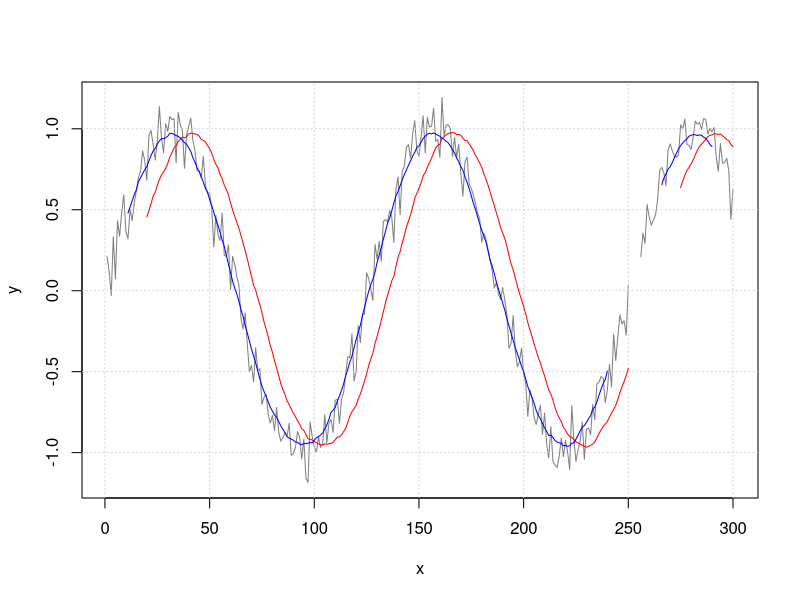
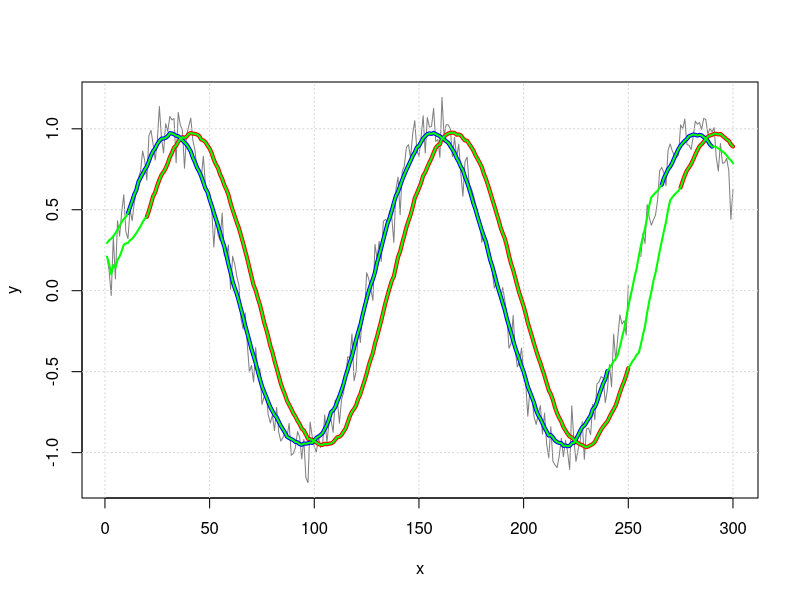

Here is the R script that generated these plots, in order: (Note: this script raises an error after producing the figures.)
## ---- chunk 1
knitr::opts_chunk$set(
  collapse = TRUE,
  comment = "#>"
)
## ---- chunk 2
# 生成一个随机向量
v <- sample(101:110)

# 排序
sort(v)

# 反向排序
sort(v, decreasing=TRUE)
## ---- chunk 3
# 生成一个列表
df <- data.frame (id=1:4,
            weight=c(20,27,24,22),
            size=c("small", "large", "medium", "large"))
df

library(plyr)

# 按照 "weight" 列排序，以下结果相同。
arrange(df, weight)       # 使用 plyr 包里的 arrange 函数
df[order(df$weight), ]    # 使用 R 内置函数

# 以 size 为第一关键词, weight 为第二关键词排序
arrange(df, size, weight)         # 使用 plyr 包里的 arrange 函数
df[order(df$size, df$weight), ]   # 使用 R 内置函数

# 所有列从左到右依次排序
df[do.call(order, as.list(df)), ] 
# 在这个特殊的例子中，顺序将保持不变
## ---- chunk 4
# 反向排序 weight 列，下面方法有相同结果：
arrange(df, -weight)                      # 使用 plyr 包里的 arrange 函数
df[order(df$weight, decreasing=TRUE), ]   # 使用 R 内置函数
df[order(-df$weight), ]                   # 使用 R 内置函数

# 升序排列 size ,然后降序排列 weight
arrange(df, size, -weight)         # 使用 plyr 包里的 arrange 函数
df[order(df$size, -df$weight), ]   # 使用 R 内置函数

# 升序排列 size,然后降序排列 weight
# 因子需要 xtfrm()
arrange(df, -xtfrm(size), weight)         # 使用 plyr 包里的 arrange 函数
df[order(-xtfrm(df$size), df$weight), ]   # 使用 R 内置函数
## ---- chunk 5
# 创建一个向量
v <- 11:20

# 随机化向量的顺序
v <- sample(v)

# 创建一个列表
data <- data.frame(label=letters[1:5], number=11:15)
data

# 随机化列表的顺序
data <- data[sample(1:nrow(data)), ]
data
## ---- chunk 6
n <- 10:14
n
## ---- chunk 7
# 数值型转换字符串
c <- as.character(n)
c
# 数值型转换因子型
f <- factor(n)
f
## ---- chunk 8
# 数值
as.numeric(c)

# 字符串转换为因子
factor(c)
## ---- chunk 9
# 因子转换为字符串
as.character(f)
## ---- chunk 10
as.numeric(f)

# 另一种方式得到数字的编码，如果这是你想要的:
unclass(f)
## ---- chunk 11
# 因子转换为数值型
as.numeric(as.character(f))
## ---- chunk 12
# 生成一个向量
set.seed(158)
x <- round(rnorm(20, 10, 5))
x

# 对于每一个元素：它是否重复（第一个值不算）
duplicated(x)

# 重复条目的值
# 注意“6”出现了三次，所以它有两个
x[duplicated(x)]

# 重复的条目无需重复出现
unique(x[duplicated(x)])

# 移除重复数据，下面两种方法效果一样:
unique(x)
x[!duplicated(x)]
## ---- chunk 13
# 一个样本列表:
df <- read.table(header=TRUE, text='
 label value
     A     4
     B     3
     C     6
     B     3
     B     1
     A     2
     A     4
     A     4
')


# 每一行是否有重复？
duplicated(df)

# 显示重复的条目
df[duplicated(df),]

# 显示没有重复的条目 (行名可能不同，但值相同)
unique(df[duplicated(df),])

# 移除重复的数据，下面两种方法效果一样:
unique(df)
df[!duplicated(df),]
## ---- chunk 14
df <- data.frame( a=c(TRUE,TRUE,TRUE,FALSE,FALSE,FALSE,NA,NA,NA),
                  b=c(TRUE,FALSE,NA,TRUE,FALSE,NA,TRUE,FALSE,NA))
df
## ---- chunk 15
df$a == df$b

# 同样的比较，但是可以生成列表的另一列：
data.frame(df, isSame = (df$a==df$b))
## ---- chunk 16
# 这个函数将会返回 TRUE，当两个元素相同（包括两个 NA），其他情况返回 FALSE
compareNA <- function(v1,v2) {
    same <- (v1 == v2) | (is.na(v1) & is.na(v2))
    same[is.na(same)] <- FALSE
    return(same)
}
## ---- chunk 17
compareNA(df$a, df$b)

# 同样的比较，生成另一列
data.frame(df, isSame = compareNA(df$a,df$b))
## ---- chunk 18
# 创建一个含因子的列表
df1 <- data.frame(a = factor(c('x','x','x','y','y','y', NA, NA, NA)),
                  b = factor(c('x','y', NA,'x','y', NA,'x','y', NA)))

# 比较
data.frame(df1, isSame = compareNA(df1$a, df1$b))


# 也能用于因子，即使因子的水平处于不同的次序
df1$b <- factor(df1$b, levels=c('y','x'))
data.frame(df1, isSame = compareNA(df1$a, df1$b))
## ---- chunk 19
data <- read.table(header=T, text='
 subject sex control cond1 cond2
       1   M     7.9  12.3  10.7
       2   F     6.3  10.6  11.1
       3   F     9.5  13.1  13.8
       4   M    11.5  13.4  12.9
')
## ---- chunk 20
library(plyr)

# 下面两行是等价的:
data$scode <- revalue(data$sex, c("M"="1", "F"="2"))
data$scode <- mapvalues(data$sex, from = c("M", "F"), to = c("1", "2"))
data

# data$sex是一个因子，因此data$scode也是因子
## ---- chunk 21
data$scode[data$sex=="M"] <- "1"
data$scode[data$sex=="F"] <- "2"

# 把列转换为因子
data$scode <- factor(data$scode)
data
## ---- chunk 22
oldvalues <- c("M", "F")
newvalues <- factor(c("g1","g2"))  # 转换为因子

data$scode <- newvalues[ match(data$sex, oldvalues) ]
data
## ---- chunk 23
data$category[data$control< 7] <- "low"
data$category[data$control>=7] <- "high"

# 把列转换为因子
data$category <- factor(data$category)
data
## ---- chunk 24
data$category <- cut(data$control,
                     breaks=c(-Inf, 7, 9, Inf),
                     labels=c("low","medium","high"))
data
## ---- chunk 25
data$total <- data$control + data$cond1 + data$cond2
data
## ---- chunk 26
# 创建一些样本数据
str <- c("alpha", "beta", "gamma")
num <- c(1, 2, 3)
## ---- chunk 27
library(plyr)
revalue(str, c("beta"="two", "gamma"="three"))

mapvalues(str, from = c("beta", "gamma"), to = c("two", "three"))


# 对于数值型向量，revalue() 没作用，由于它使用一个命名了的向量，向量名一般是字符串而不是数值，但 mapvalues()仍然有作用
mapvalues(num, from = c(2, 3), to = c(5, 6))
## ---- chunk 28
# 把"beta" 替换为 "two"
str[str=="beta"] <- "two"
str

num[num==2] <- 5
num
## ---- chunk 29
str <- c("alpha", "beta", "gamma")

sub("^alpha$", "one", str)

# 把所有列的 "a" 替代为 "X"
gsub("a", "X", str)

# gsub() 替代所有匹配的元素
# sub() 只替代每一个元素首先匹配到的内容
## ---- chunk 30
# 处理一个因子的样例
x <- factor(c("alpha","beta","gamma","alpha","beta"))
x

levels(x)
## ---- chunk 31
library(plyr)
revalue(x, c("beta"="two", "gamma"="three"))

mapvalues(x, from = c("beta", "gamma"), to = c("two", "three"))
## ---- chunk 32
# 通过名字重命名: change "beta" to "two"
levels(x)[levels(x)=="beta"] <- "two"


# 你也可以通过位置重命名，但这种做法比较危险（会因数据变化造成不可控结果），不值得推荐

# 通过因子列表索引重命名: change third item, "gamma", to "three".
levels(x)[3] <- "three"
x

# 重命名所有的因子水平
levels(x) <- c("one","two","three")
x
## ---- chunk 33
# 用名字重命名所有因子
x <- factor(c("alpha","beta","gamma","alpha","beta"))
levels(x) <- list(A="alpha", B="beta", C="gamma")
x
## ---- chunk 34
# 一个样例
x <- factor(c("alpha","beta","gamma","alpha","beta"))
x

levels(x) <- sub("^alpha$", "one", levels(x))
x


# 将所有的 "a" 替换为 "X"
levels(x) <- gsub("a", "X", levels(x))
x

# gsub() 替代所有匹配的元素
# sub() 只替代每一个元素首先匹配到的内容
## ---- chunk 35
# 创建额外的因子水平 (gamma)
x <- factor(c("alpha","beta","alpha"), levels=c("alpha","beta","gamma"))
x

# 移除额外的因子水平
x <- factor(x)
x
## ---- chunk 36
# 创建一些因子的数据框 (有额外的因子水平)
df <- data.frame(
    x = factor(c("alpha","beta","alpha"), levels=c("alpha","beta","gamma")),
    y = c(5,8,2),
    z = factor(c("red","green","green"), levels=c("red","green","blue"))
)

# 显示因子水平 (with extra levels)
df$x
df$z


# 丢掉额外因子水平
df <- droplevels(df)

# 再次显示因子，现在没有额外的因子水平了
df$x
df$z
## ---- chunk 37
# 创建一个错误次序的因子
sizes <- factor(c("small", "large", "large", "small", "medium"))
sizes
## ---- chunk 38
sizes <- factor(sizes, levels = c("small", "medium", "large"))
sizes
## ---- chunk 39
sizes <- ordered(c("small", "large", "large", "small", "medium"))
sizes <- ordered(sizes, levels = c("small", "medium", "large"))
sizes
## ---- chunk 40
# 创建错误次序的因子
sizes <- factor(c("small", "large", "large", "small", "medium"))
sizes

# 使得 medium 排最前面
sizes <- relevel(sizes, "medium")
sizes

# 使得 small 排最前面
sizes <- relevel(sizes, "small")
sizes
## ---- chunk 41
sizes <- factor(c("small", "large", "large", "small", "medium"),
                levels = c("small", "medium", "large"))
sizes

## ---- chunk 42
# 创建错误次序的因子
sizes <- factor(c("small", "large", "large", "small", "medium"))
sizes

sizes <- factor(sizes, levels=rev(levels(sizes)))
sizes
## ---- chunk 43
d <- data.frame(alpha=1:3, beta=4:6, gamma=7:9)
d

names(d)  

## ---- chunk 44
library(plyr)
rename(d, c("beta"="two", "gamma"="three"))

## ---- chunk 45
# 通过 name 函数重命名列：把 "beta" 改为 "two"
names(d)[names(d)=="beta"] <- "two"
d

# 你也可以通过位置索引改变名字，但这种操作会有点危险，一旦你以后对数据做出改变，这些操作可能就不适用了。

# 通过名字向量的位置索引重命名：改变第三项，将 "gamma" 改成 "three"
names(d)[3] <- "three"
d
## ---- chunk 46
names(d) <- sub("^alpha$", "one", names(d))
d

# 所有的列中，替换列名中的"t"为"X"
names(d) <- gsub("t", "X", names(d))
d

# gsub() 替换每个列名中所有的匹配项
# sub() 只替换每个列名中匹配的第一项
## ---- chunk 47
data <- read.table(header=TRUE, text='
 id weight
  1     20
  2     27
  3     24
')

# 添加一列的办法
data$size      <- c("small", "large", "medium")
data[["size"]] <- c("small", "large", "medium")
data[,"size"]  <- c("small", "large", "medium")
data$size      <- 0   # 添加的变量所有行都是一样的值

## ---- chunk 48
# 一个样例数据框
data <- read.table(header=TRUE, text='
    id weight   size
     1     20  small
     2     27  large
     3     24 medium
')

# 根据列名数字排序
data[c(1,3,2)]

# 如果你想要实际改变 `data`，需要把它重新赋值回 `data` 符号：
# data <- data[c(1,3,2)]


# 根据列名重新排序
data[c("size", "id", "weight")]

## ---- chunk 49
data[, c(1,3,2)]
## ---- chunk 50
# 列表形式的索引
data[2]

# 矩阵形式的索引——降维会变为一个向量
data[,2]

# 矩阵形式的索引，指定 drop=FALSE ——保留维度以保存数据框形式
data[, 2, drop=FALSE]
## ---- chunk 51
# 创建一个将 storyid 映射到 titles 上的数据框
stories <- read.table(header=TRUE, text='
   storyid  title
    1       lions
    2      tigers
    3       bears
')

# 创建另一个有数据和 storyid 的数据框（没有 titles）
data <- read.table(header=TRUE, text='
    subject storyid rating
          1       1    6.7
          1       2    4.5
          1       3    3.7
          2       2    3.3
          2       3    4.1
          2       1    5.2
')

# 合并两个数据框
merge(stories, data, "storyid")

## ---- chunk 52
# 下面使用的是 id 替换了 storyid
stories2 <- read.table(header=TRUE, text='
   id       title
    1       lions
    2      tigers
    3       bears
')

# 合并两个数据框
merge(x=stories2, y=data, by.x="id", by.y="storyid")

# 注意结果的列名继承第一个数据框 
## ---- chunk 53
# 制造更多的数据
animals <- read.table(header=T, text='
   size type         name
  small  cat         lynx
    big  cat        tiger
  small  dog    chihuahua
    big  dog "great dane"
')

observations <- read.table(header=T, text='
   number  size type
        1   big  cat
        2 small  dog
        3 small  dog
        4   big  dog
')

merge(observations, animals, c("size","type"))
## ---- chunk 54
dfA <- data.frame(Subject=c(1,1,2,2), Response=c("X","X","X","X"))
dfA

dfB <- data.frame(Subject=c(1,2,3), Response=c("X","Y","X"))
dfB

dfC <- data.frame(Subject=c(1,2,3), Response=c("Z","Y","Z"))
dfC

## ---- chunk 55
dfA$Coder <- "A"
dfB$Coder <- "B"
dfC$Coder <- "C"

df <- rbind(dfA, dfB, dfC)                    # 把它们粘在一起
df <- df[,c("Coder", "Subject", "Response")]  # 重新排序
df

## ---- chunk 56
dupsBetweenGroups <- function (df, idcol) {
    # df: the data frame
    # idcol: the column which identifies the group each row belongs to

    # Get the data columns to use for finding matches
    datacols <- setdiff(names(df), idcol)

    # Sort by idcol, then datacols. Save order so we can undo the sorting later.
    sortorder <- do.call(order, df)
    df <- df[sortorder,]

    # Find duplicates within each id group (first copy not marked)
    dupWithin <- duplicated(df)

    # With duplicates within each group filtered out, find duplicates between groups. 
    # Need to scan up and down with duplicated() because first copy is not marked.
    dupBetween = rep(NA, nrow(df))
    dupBetween[!dupWithin] <- duplicated(df[!dupWithin,datacols])
    dupBetween[!dupWithin] <- duplicated(df[!dupWithin,datacols], fromLast=TRUE) | dupBetween[!dupWithin]

    # ============= Replace NA's with previous non-NA value ==============
    # This is why we sorted earlier - it was necessary to do this part efficiently

    # Get indexes of non-NA's
    goodIdx <- !is.na(dupBetween)

    # These are the non-NA values from x only
    # Add a leading NA for later use when we index into this vector
    goodVals <- c(NA, dupBetween[goodIdx])

    # Fill the indices of the output vector with the indices pulled from
    # these offsets of goodVals. Add 1 to avoid indexing to zero.
    fillIdx <- cumsum(goodIdx)+1

    # The original vector, now with gaps filled
    dupBetween <- goodVals[fillIdx]

    # Undo the original sort
    dupBetween[sortorder] <- dupBetween

    # Return the vector of which entries are duplicated across groups
    return(dupBetween)
}

## ---- chunk 57
# 找出在不同组别中重复的行
dupRows <- dupsBetweenGroups(df, "Coder")

# 在数据框的旁边打印出来
cbind(df, dup=dupRows)

## ---- chunk 58
cbind(df, unique=!dupRows)
## ---- chunk 59
# 保存df的结果
dfDup <- cbind(df, dup=dupRows)

dfA <- subset(dfDup, Coder=="A", select=-Coder)
dfA

dfB <- subset(dfDup, Coder=="B", select=-Coder)
dfB

dfC <- subset(dfDup, Coder=="C", select=-Coder)
dfC
## ---- chunk 60
# 忽略 Subject 列——仅使用 Response 列
dfNoSub <- subset(df, select=-Subject)
dfNoSub

# 检查重复行
dupRows <- dupsBetweenGroups(dfNoSub, "Coder")

# 把结果连接起来
cbind(df, dup=dupRows)
## ---- chunk 61
d <- read.csv(header = TRUE, text='
x,y,value
a,one,1
,,5
b,two,4
c,three,10
')

d

str(d)
## ---- chunk 62
# 移除第二行
d <- d[-2,]
d

str(d)

## ---- chunk 63
d1 <- droplevels(d)
str(d1)

## ---- chunk 64
# 找出哪些列是因子
factor_cols <- vapply(d, is.factor, logical(1))

# 把 factor() 函数应用到那些列，并把结果赋回 d
d[factor_cols] <- lapply(d[factor_cols], factor)
str(d)
## ---- chunk 65
olddata_wide <- read.table(header=TRUE, text='
 subject sex control cond1 cond2
       1   M     7.9  12.3  10.7
       2   F     6.3  10.6  11.1
       3   F     9.5  13.1  13.8
       4   M    11.5  13.4  12.9
')
# 确保 subject 列是一个因子
olddata_wide$subject <- factor(olddata_wide$subject)
## ---- chunk 66
olddata_long <- read.table(header=TRUE, text='
 subject sex condition measurement
       1   M   control         7.9
       1   M     cond1        12.3
       1   M     cond2        10.7
       2   F   control         6.3
       2   F     cond1        10.6
       2   F     cond2        11.1
       3   F   control         9.5
       3   F     cond1        13.1
       3   F     cond2        13.8
       4   M   control        11.5
       4   M     cond1        13.4
       4   M     cond2        12.9
')
# 确保 subject 列是一个因子
olddata_long$subject <- factor(olddata_long$subject)
## ---- chunk 67
olddata_wide

library(tidyr)

# gather() 的主要参数:
# - data: 输入数据
# - key: 分类key的列名
# - value: 包含值的列名
# - ...: 包换需要转换值的列名
# - factor_key: 把新的合成列设置为因子
data_long <- gather(olddata_wide, condition, measurement, control:cond2, factor_key=TRUE)
data_long
## ---- chunk 68
gather(olddata_wide, condition, measurement, control, cond1, cond2)
## ---- chunk 69
keycol <- "condition"
valuecol <- "measurement"
gathercols <- c("control", "cond1", "cond2")

gather_(olddata_wide, keycol, valuecol, gathercols)
## ---- chunk 70
# 重命名因子水平
levels(data_long$condition)[levels(data_long$condition)=="cond1"] <- "first"
levels(data_long$condition)[levels(data_long$condition)=="cond2"] <- "second"

# 首先按照 subject 排序，然后按 condition
data_long <- data_long[order(data_long$subject, data_long$condition), ]
data_long
## ---- chunk 71
olddata_long

library(tidyr)

# spread() 主要参数:
# - data: 数据对象
# - key: 包含新列名的列名
# - value: 包含值得列名
data_wide <- spread(olddata_long, condition, measurement)
data_wide
## ---- chunk 72
# 重命名
names(data_wide)[names(data_wide)=="cond1"] <- "first"
names(data_wide)[names(data_wide)=="cond2"] <- "second"

# 排序
data_wide <- data_wide[, c(1,2,5,3,4)]
data_wide
## ---- chunk 73
olddata_wide

library(reshape2)

# 指定id.vars：需要保持的变量名
melt(olddata_wide, id.vars=c("subject", "sex"))
## ---- chunk 74
data_long <- melt(olddata_wide,
        # 变量ID，需要保持的变量名
    id.vars=c("subject", "sex"),
        # 来源列（被转换的）
    measure.vars=c("control", "cond1", "cond2" ),
        # 目的列的名字可以确定测量列数值的来自的原始列（变量）
        # 这里 measurement 是数值，condition 指定了其来源
    variable.name="condition",
    value.name="measurement"
)
data_long
## ---- chunk 75
# 重命名因子
levels(data_long$condition)[levels(data_long$condition)=="cond1"] <- "first"
levels(data_long$condition)[levels(data_long$condition)=="cond2"] <- "second"

# 首先按 subject 排序，然后按 condition 排序
data_long <- data_long[ order(data_long$subject, data_long$condition), ]
data_long
## ---- chunk 76
olddata_long

# 信息:
# "subject" 和 "sex" 是我们想要保留的列
# "condition" 是我们想要放入新列名的列
# "measurement" 包含数值

library(reshape2)

data_wide <- dcast(olddata_long, subject + sex ~ condition, value.var="measurement")
data_wide
## ---- chunk 77
# 重命名
names(data_wide)[names(data_wide)=="cond1"] <- "first"
names(data_wide)[names(data_wide)=="cond2"] <- "second"

# 重排序
data_wide <- data_wide[, c(1,2,5,3,4)]
data_wide
## ---- chunk 78
data <- read.table(header=TRUE, text='
 subject sex condition before after change
       1   F   placebo   10.1   6.9   -3.2
       2   F   placebo    6.3   4.2   -2.1
       3   M   aspirin   12.4   6.3   -6.1
       4   F   placebo    8.1   6.1   -2.0
       5   M   aspirin   15.2   9.9   -5.3
       6   F   aspirin   10.9   7.0   -3.9
       7   F   aspirin   11.6   8.5   -3.1
       8   M   aspirin    9.5   3.0   -6.5
       9   F   placebo   11.5   9.0   -2.5
      10   M   placebo   11.9  11.0   -0.9
      11   F   aspirin   11.4   8.0   -3.4
      12   M   aspirin   10.0   4.4   -5.6
      13   M   aspirin   12.5   5.4   -7.1
      14   M   placebo   10.6  10.6    0.0
      15   M   aspirin    9.1   4.3   -4.8
      16   F   placebo   12.1  10.2   -1.9
      17   F   placebo   11.0   8.8   -2.2
      18   F   placebo   11.9  10.2   -1.7
      19   M   aspirin    9.1   3.6   -5.5
      20   M   placebo   13.5  12.4   -1.1
      21   M   aspirin   12.0   7.5   -4.5
      22   F   placebo    9.1   7.6   -1.5
      23   M   placebo    9.9   8.0   -1.9
      24   F   placebo    7.6   5.2   -2.4
      25   F   placebo   11.8   9.7   -2.1
      26   F   placebo   11.8  10.7   -1.1
      27   F   aspirin   10.1   7.9   -2.2
      28   M   aspirin   11.6   8.3   -3.3
      29   F   aspirin   11.3   6.8   -4.5
      30   F   placebo   10.3   8.3   -2.0
 ')

## ---- chunk 79
library(plyr)

# 给每一组运行长度、均值、标准差等函数
# 每一组依据性别+条件划分
cdata <- ddply(data, c("sex", "condition"), summarise,
               N    = length(change),
               mean = mean(change),
               sd   = sd(change),
               se   = sd / sqrt(N)
)
cdata

## ---- chunk 80
# 给数据加些 NA 值
dataNA <- data
dataNA$change[11:14] <- NA

cdata <- ddply(dataNA, c("sex", "condition"), summarise,
               N    = sum(!is.na(change)),
               mean = mean(change, na.rm=TRUE),
               sd   = sd(change, na.rm=TRUE),
               se   = sd / sqrt(N)
)
cdata

## ---- chunk 81
## Summarizes data.
## Gives count, mean, standard deviation, standard error of the mean, and confidence interval (default 95%).
##   data: a data frame.
##   measurevar: the name of a column that contains the variable to be summariezed
##   groupvars: a vector containing names of columns that contain grouping variables
##   na.rm: a boolean that indicates whether to ignore NA's
##   conf.interval: the percent range of the confidence interval (default is 95%)
summarySE <- function(data=NULL, measurevar, groupvars=NULL, na.rm=FALSE,
                      conf.interval=.95, .drop=TRUE) {
    library(plyr)

    # New version of length which can handle NA's: if na.rm==T, don't count them
    length2 <- function (x, na.rm=FALSE) {
        if (na.rm) sum(!is.na(x))
        else       length(x)
    }

    # This does the summary. For each group's data frame, return a vector with
    # N, mean, and sd
    datac <- ddply(data, groupvars, .drop=.drop,
      .fun = function(xx, col) {
        c(N    = length2(xx[[col]], na.rm=na.rm),
          mean = mean   (xx[[col]], na.rm=na.rm),
          sd   = sd     (xx[[col]], na.rm=na.rm)
        )
      },
      measurevar
    )

    # Rename the "mean" column    
    datac <- rename(datac, c("mean" = measurevar))

    datac$se <- datac$sd / sqrt(datac$N)  # Calculate standard error of the mean

    # Confidence interval multiplier for standard error
    # Calculate t-statistic for confidence interval: 
    # e.g., if conf.interval is .95, use .975 (above/below), and use df=N-1
    ciMult <- qt(conf.interval/2 + .5, datac$N-1)
    datac$ci <- datac$se * ciMult

    return(datac)
}

## ---- chunk 82
summarySE(data, measurevar="change", groupvars=c("sex", "condition"))

# 使用 NA'的数据框, 使用 na.rm=TRUE
summarySE(dataNA, measurevar="change", groupvars=c("sex", "condition"), na.rm=TRUE)

## ---- chunk 83
# 首先移除所有 Male+Placebo 条目
dataSub <- subset(data, !(sex=="M" & condition=="placebo"))

# 如果我们汇总数据，在本来有 Male+Placebo 的地方会存在空行
# 因为这个组合已经被我们删除了
summarySE(dataSub, measurevar="change", groupvars=c("sex", "condition"))

# 设置 .drop=FALSE 指定不要扔掉这个组合
summarySE(dataSub, measurevar="change", groupvars=c("sex", "condition"), .drop=FALSE)

## ---- chunk 84
library(doBy)

# 给每一组运行长度、均值、标准差等函数
# 每一组依据性别+条件划分
cdata <- summaryBy(change ~ sex + condition, data=data, FUN=c(length,mean,sd))
cdata

# 重命名 change.length 为 N
names(cdata)[names(cdata)=="change.length"] <- "N"

# 计算平均值的标准误差
cdata$change.se <- cdata$change.sd / sqrt(cdata$N)
cdata

## ---- chunk 85
# 新版的 length 函数可以处理 NA 值，如果 na.rm=T,则不对 NA 计数
length2 <- function (x, na.rm=FALSE) {
    if (na.rm) sum(!is.na(x))
    else       length(x)
}

# 给数据添加一些 NA 值
dataNA <- data
dataNA$change[11:14] <- NA

cdataNA <- summaryBy(change ~ sex + condition, data=dataNA,
                     FUN=c(length2, mean, sd), na.rm=TRUE)
cdataNA

# 做些其他事情
## ---- chunk 86
## Summarizes data.
## Gives count, mean, standard deviation, standard error of the mean, and confidence 
## interval (default 95%).
##   data: a data frame.
##   measurevar: the name of a column that contains the variable to be summariezed
##   groupvars: a vector containing names of columns that contain grouping variables
##   na.rm: a boolean that indicates whether to ignore NA's
##   conf.interval: the percent range of the confidence interval (default is 95%)
summarySE <- function(data=NULL, measurevar, groupvars=NULL, na.rm=FALSE, conf.interval=.95) {
    library(doBy)

    # New version of length which can handle NA's: if na.rm==T, don't count them
    length2 <- function (x, na.rm=FALSE) {
        if (na.rm) sum(!is.na(x))
        else       length(x)
    }

    # Collapse the data
    formula <- as.formula(paste(measurevar, paste(groupvars, collapse=" + "), sep=" ~ "))
    datac <- summaryBy(formula, data=data, FUN=c(length2,mean,sd), na.rm=na.rm)

    # Rename columns
    names(datac)[ names(datac) == paste(measurevar, ".mean",    sep="") ] <- measurevar
    names(datac)[ names(datac) == paste(measurevar, ".sd",      sep="") ] <- "sd"
    names(datac)[ names(datac) == paste(measurevar, ".length2", sep="") ] <- "N"
    
    datac$se <- datac$sd / sqrt(datac$N)  # Calculate standard error of the mean
    
    # Confidence interval multiplier for standard error
    # Calculate t-statistic for confidence interval: 
    # e.g., if conf.interval is .95, use .975 (above/below), and use df=N-1
    ciMult <- qt(conf.interval/2 + .5, datac$N-1)
    datac$ci <- datac$se * ciMult
    
    return(datac)
}

## ---- chunk 87
summarySE(data, measurevar="change", groupvars=c("sex","condition"))

# 对于含有 NA 值得数据集，使用 na.rm=TRUE
summarySE(dataNA, measurevar="change", groupvars=c("sex","condition"), na.rm=TRUE)
## ---- chunk 88
fillMissingCombs <- function(df, factors, measures) {

    # 创建含因子水平组合的列表
    levelList <- list()
    for (f in factors) {  levelList[[f]] <- levels(df[,f])  }
    
    fullFactors <- expand.grid(levelList)
    
    dfFull <- merge(fullFactors, df, all.x=TRUE)
    
    # 将 measure 变量中的 NA 都替换为 0
    for (m in measures) {
      dfFull[is.na(dfFull[,m]), m] <- 0
    }

    return(dfFull)
}

## ---- chunk 89
# 首先移除所有 Male+Placebo 条目
dataSub <- subset(data, !(sex=="M" & condition=="placebo"))

# 如果我们汇总数据，在本来有 Male+Placebo 的地方会存在空行
# 因为这个组合已经被我们删除了
cdataSub <- summarySE(dataSub, measurevar="change", groupvars=c("sex", "condition"))
cdataSub

# 设置 .drop=FALSE 指定不要扔掉这个组合
fillMissingCombs(cdataSub, factors=c("sex","condition"), measures=c("N","change","sd","se","ci"))

## ---- chunk 90
# 对每个目录 (sex*condition) 中的对象计数
cdata <- aggregate(data["subject"], by=data[c("sex","condition")], FUN=length)
cdata

# 重命名 "subject" 列为 "N"
names(cdata)[names(cdata)=="subject"] <- "N"
cdata

# 按性别排序
cdata <- cdata[order(cdata$sex),]
cdata

# 我们也保留 before 和 after列：
# 得到性别和条件下的平均影响大小
# Get the average effect size by sex and condition
cdata.means <- aggregate(data[c("before","after","change")], 
                         by = data[c("sex","condition")], FUN=mean)
cdata.means

# 合并数据框
cdata <- merge(cdata, cdata.means)
cdata

# 得到标准差
cdata.sd <- aggregate(data["change"],
                      by = data[c("sex","condition")], FUN=sd)
# 重命名列
names(cdata.sd)[names(cdata.sd)=="change"] <- "change.sd"
cdata.sd

# 合并
cdata <- merge(cdata, cdata.sd)
cdata

# 计算标准误
cdata$change.se <- cdata$change.sd / sqrt(cdata$N)
cdata

## ---- chunk 91
cdata.means <- aggregate(data[c("before","after","change")], 
                         by = data[c("sex","condition")],
                         FUN=mean, na.rm=TRUE)
cdata.means

## ---- chunk 92
# 每一行代表一种情况
cases <- data.frame(
    Sex=c("M", "M", "F", "F", "F"), 
    Color=c("brown", "blue", "brown", "brown", "brown")
)
cases

# 一个列联表
ctable <- table(cases)
ctable

# 一个每种组合计数的表格
counts <- data.frame(
    Sex=c("F", "M", "F", "M"), 
    Color=c("blue", "blue", "brown", "brown"),
    Freq=c(0, 1, 3, 1)
)
counts

## ---- chunk 93
ctable  <- table(cases)
ctable

# 如果你使用两个向量调用table函数，它将不会给维度添加名字（Sex和Color）
table(cases$Sex, cases$Color)

# 维度名可以通过`dnn`选项手动指定
table(cases$Sex, cases$Color, dnn=c("Sex","Color"))
## ---- chunk 94
# Cases to Counts
countdf <- as.data.frame(table(cases))
countdf

## ---- chunk 95
# Convert from data frame of counts to data frame of cases.
# `countcol` is the name of the column containing the counts
countsToCases <- function(x, countcol = "Freq") {
    # Get the row indices to pull from x
    idx <- rep.int(seq_len(nrow(x)), x[[countcol]])

    # Drop count column
    x[[countcol]] <- NULL

    # Get the rows from x
    x[idx, ]
}

## ---- chunk 96
countsToCases(as.data.frame(ctable))
## ---- chunk 97
as.data.frame(ctable)
## ---- chunk 98
countsToCases(countdf)
## ---- chunk 99
xtabs(Freq ~ Sex+Color, data=countdf)
## ---- chunk 100
set.seed(993)
x <- 1:300
y <- sin(x/20) + rnorm(300,sd=.1)
y[251:255] <- NA

## ---- chunk 101
# 绘制未平滑的数据（灰色）
plot(x, y, type="l", col=grey(.5))
# 绘制网格
grid()

# 延迟平滑
# 当前样本和之前 19 个样本的平均数（红色）
f20 <- rep(1/20, 20)
f20
y_lag <- filter(y, f20, sides=1)
lines(x, y_lag, col="red")


# 对称性平滑：
#计算当前样本，时间上将来样本和过去10个样本的平均数（蓝色）
f21 <- rep(1/21,21)
f21
y_sym <- filter(y, f21, sides=2)
lines(x, y_sym, col="blue")

## ---- chunk 102
# x: the vector
# n: the number of samples
# centered: if FALSE, then average current sample and previous (n-1) samples
#           if TRUE, then average symmetrically in past and future. (If n is even, use one more sample from future.)
movingAverage <- function(x, n=1, centered=FALSE) {
    
    if (centered) {
        before <- floor  ((n-1)/2)
        after  <- ceiling((n-1)/2)
    } else {
        before <- n-1
        after  <- 0
    }

    # Track the sum and count of number of non-NA items
    s     <- rep(0, length(x))
    count <- rep(0, length(x))
    
    # Add the centered data 
    new <- x
    # Add to count list wherever there isn't a 
    count <- count + !is.na(new)
    # Now replace NA_s with 0_s and add to total
    new[is.na(new)] <- 0
    s <- s + new
    
    # Add the data from before
    i <- 1
    while (i <= before) {
        # This is the vector with offset values to add
        new   <- c(rep(NA, i), x[1:(length(x)-i)])

        count <- count + !is.na(new)
        new[is.na(new)] <- 0
        s <- s + new
        
        i <- i+1
    }

    # Add the data from after
    i <- 1
    while (i <= after) {
        # This is the vector with offset values to add
        new   <- c(x[(i+1):length(x)], rep(NA, i))
       
        count <- count + !is.na(new)
        new[is.na(new)] <- 0
        s <- s + new
        
        i <- i+1
    }
    
    # return sum divided by count
    s/count
}


# 用比较厚的线条绘制和之前一样的图
plot(x, y, type="l", col=grey(.5))
grid()
y_lag <- filter(y, rep(1/20, 20), sides=1)
lines(x, y_lag, col="red", lwd=4)         # 用红色表示延迟平均
y_sym <- filter(y, rep(1/21,21), sides=2)
lines(x, y_sym, col="blue", lwd=4)        # 用蓝色表示对称平均

# 用上面定义的函数计算延迟平均
y_lag_na.rm <- movingAverage(y, 20)
lines(x, y_lag_na.rm, col="green", lwd=2)

# 用上面定义的函数计算对称性平均
y_sym_na.rm <- movingAverage(y, 21, TRUE)
lines(x, y_sym_na.rm, col="green", lwd=2)
## ---- chunk 103
# 生成有22个（0-99）以内的随机数向量
set.seed(123)
x <- floor(runif(22)*100)
x

# 将向量长度取整到最接近的4的倍数
newlength <- ceiling(length(x)/4)*4
newlength

# 给新增的数值取NA值
x[newlength] <- NA
x

# 将它转换为4行的矩阵
x <- matrix(x, nrow=4)
x

# 计算每一列的均值，忽略NA值
colMeans(x, na.rm=TRUE)
## ---- chunk 104
# 示例数据
v <- c("A","A","A", "B","B","B","B", NA,NA, "C","C", "B", "C","C","C")
v

vr <- rle(v)
vr
## ---- chunk 105
inverse.rle(vr)
## ---- chunk 106
w <- v
w[is.na(w)] <- "ZZZ"
w

wr <- rle(w)
wr

# 在RLE编码数据中用NA代替ZZZ
wr$values[ wr$values=="ZZZ" ] <- NA
wr

w2 <- inverse.rle(wr)
w2
## ---- chunk 107
# 假设这是我们要处理的向量
f <- factor(v)
f

# 将向量级别保存到一个新的变量
# 这个不是必须的，但是保存顺序是很有用的
f_levels <- levels(f)
f_levels

fc <- as.character(f)
fc[ is.na(fc) ] <- "ZZZ"
fc

fr <- rle(fc)
fr

# 在RLE编码数据中用 NA 代替 ZZZ
fr$values[ fr$values=="ZZZ" ] <- NA
fr

# 将RLE编码数据转换成因子
f2 <- inverse.rle(fr)
f2 <- factor(f, levels=f_levels)
f2
## ---- chunk 108
# 示例数据
x <- c(NA,NA, "A","A", "B","B","B", NA,NA, "C", NA,NA,NA, "A","A","B", NA,NA)

goodIdx <- !is.na(x)
goodIdx

# 这些是来自x的非NA数值
# 加入领头的NA，后边会使用。用来进行索引
goodVals <- c(NA, x[goodIdx])
goodVals

# 用来自输出向量的索引填充输出向量的索引
# 这些补偿了goodVals。加1是为了避免索引为0
fillIdx <- cumsum(goodIdx)+1
fillIdx

# 原本向量的值被填充了
## ---- chunk 109
fillNAgaps <- function(x, firstBack=FALSE) {
    ## 向量或因子中的 NA 被之前一个非 NA 值代替
    ## 如果 firstBack 为 TRUE，将会对领头的 NA 填充第一个非 NA 值，否则不会
    # 如果是一个因子，保存因子的水平，并转换为整数
    lvls <- NULL
    if (is.factor(x)) {
        lvls <- levels(x)
        x    <- as.integer(x)
    }
 
    goodIdx <- !is.na(x)
 
    # 这些是来自于x的非NA值 
    # 加入领头NA或者以第一个值代替，取决于firstBack参数
    if (firstBack)   goodVals <- c(x[goodIdx][1], x[goodIdx])
    else             goodVals <- c(NA,            x[goodIdx])

	# 用来自输出向量的索引填充输出向量的索引
	# 这些补偿了goodVals。加1是为了避免索引为0
    fillIdx <- cumsum(goodIdx)+1
    
    x <- goodVals[fillIdx]

    # 如果它最初是一个因子，那么将它转换回来
    if (!is.null(lvls)) {
        x <- factor(x, levels=seq_along(lvls), labels=lvls)
    }

    x
}



# 示例数据
x <- c(NA,NA, "A","A", "B","B","B", NA,NA, "C", NA,NA,NA, "A","A","B", NA,NA)
x

fillNAgaps(x)

# 对领头的 NA 以第一个非 NA 值进行填充
fillNAgaps(x, firstBack=TRUE)

# 因子数据也能使用
y <- factor(x)
y

fillNAgaps(y)
## ---- chunk 110
detachAllPackages()
